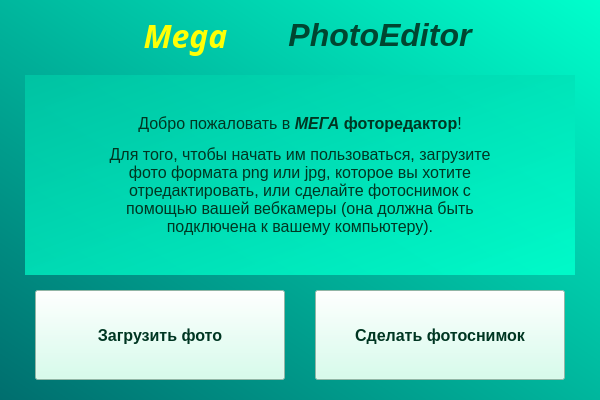
<?xml version="1.0" encoding="UTF-8"?>
<ui version="4.0">
 <class>MainWindow</class>
 <widget class="QMainWindow" name="MainWindow">
  <property name="geometry">
   <rect>
    <x>0</x>
    <y>0</y>
    <width>600</width>
    <height>400</height>
   </rect>
  </property>
  <property name="windowTitle">
   <string>Mega PhotoEditor</string>
  </property>
  <widget class="QWidget" name="centralwidget">
   <property name="styleSheet">
    <string notr="true">background-color: qlineargradient(spread:repeat, x1:0, y1:1, x2:1, y2:0, stop:0 rgba(0, 110, 110, 255), stop:1 rgba(0, 255, 204, 255))</string>
   </property>
   <widget class="QLabel" name="info_label">
    <property name="geometry">
     <rect>
      <x>25</x>
      <y>75</y>
      <width>550</width>
      <height>200</height>
     </rect>
    </property>
    <property name="sizePolicy">
     <sizepolicy hsizetype="Fixed" vsizetype="Fixed">
      <horstretch>0</horstretch>
      <verstretch>0</verstretch>
     </sizepolicy>
    </property>
    <property name="font">
     <font>
      <pointsize>13</pointsize>
     </font>
    </property>
    <property name="styleSheet">
     <string notr="true">color: rgb(0, 54, 34);
background-color: qlineargradient(spread:repeat, x1:0, y1:0, x2:1, y2:1, stop:0 rgba(0, 197, 164, 231), stop:0.975124 rgba(0, 255, 204, 226));</string>
    </property>
    <property name="text">
     <string>&lt;html&gt;&lt;head/&gt;&lt;body&gt;&lt;p align=&quot;center&quot;&gt;&lt;span style=&quot; font-size:12pt;&quot;&gt;Добро пожаловать в &lt;/span&gt;&lt;span style=&quot; font-size:12pt; font-weight:600; font-style:italic;&quot;&gt;МЕГА &lt;/span&gt;&lt;span style=&quot; font-size:12pt; font-weight:600;&quot;&gt;фоторедактор&lt;/span&gt;&lt;span style=&quot; font-size:12pt;&quot;&gt;!&lt;/span&gt;&lt;/p&gt;&lt;p align=&quot;center&quot;&gt;&lt;span style=&quot; font-size:12pt;&quot;&gt;Для того, чтобы начать им пользоваться, загрузите &lt;br/&gt;фото формата png или jpg, которое вы хотите &lt;br/&gt;отредактировать, или сделайте фотоснимок с &lt;br/&gt;помощью вашей вебкамеры (она должна быть&lt;br/&gt;подключена к вашему компьютеру).&lt;/span&gt;&lt;/p&gt;&lt;/body&gt;&lt;/html&gt;</string>
    </property>
   </widget>
   <widget class="QLabel" name="mega_label">
    <property name="geometry">
     <rect>
      <x>120</x>
      <y>10</y>
      <width>131</width>
      <height>50</height>
     </rect>
    </property>
    <property name="palette">
     <palette>
      <active>
       <colorrole role="WindowText">
        <brush brushstyle="SolidPattern">
         <color alpha="255">
          <red>255</red>
          <green>255</green>
          <blue>5</blue>
         </color>
        </brush>
       </colorrole>
       <colorrole role="Button">
        <brush brushstyle="LinearGradientPattern">
         <gradient startx="0.000000000000000" starty="0.000000000000000" endx="1.000000000000000" endy="0.096590900000000" type="LinearGradient" spread="PadSpread" coordinatemode="ObjectBoundingMode">
          <gradientstop position="0.000000000000000">
           <color alpha="0">
            <red>255</red>
            <green>255</green>
            <blue>255</blue>
           </color>
          </gradientstop>
          <gradientstop position="1.000000000000000">
           <color alpha="0">
            <red>255</red>
            <green>255</green>
            <blue>255</blue>
           </color>
          </gradientstop>
         </gradient>
        </brush>
       </colorrole>
       <colorrole role="Base">
        <brush brushstyle="LinearGradientPattern">
         <gradient startx="0.000000000000000" starty="0.000000000000000" endx="1.000000000000000" endy="0.096590900000000" type="LinearGradient" spread="PadSpread" coordinatemode="ObjectBoundingMode">
          <gradientstop position="0.000000000000000">
           <color alpha="0">
            <red>255</red>
            <green>255</green>
            <blue>255</blue>
           </color>
          </gradientstop>
          <gradientstop position="1.000000000000000">
           <color alpha="0">
            <red>255</red>
            <green>255</green>
            <blue>255</blue>
           </color>
          </gradientstop>
         </gradient>
        </brush>
       </colorrole>
       <colorrole role="Window">
        <brush brushstyle="LinearGradientPattern">
         <gradient startx="0.000000000000000" starty="0.000000000000000" endx="1.000000000000000" endy="0.096590900000000" type="LinearGradient" spread="PadSpread" coordinatemode="ObjectBoundingMode">
          <gradientstop position="0.000000000000000">
           <color alpha="0">
            <red>255</red>
            <green>255</green>
            <blue>255</blue>
           </color>
          </gradientstop>
          <gradientstop position="1.000000000000000">
           <color alpha="0">
            <red>255</red>
            <green>255</green>
            <blue>255</blue>
           </color>
          </gradientstop>
         </gradient>
        </brush>
       </colorrole>
      </active>
      <inactive>
       <colorrole role="WindowText">
        <brush brushstyle="SolidPattern">
         <color alpha="255">
          <red>255</red>
          <green>255</green>
          <blue>5</blue>
         </color>
        </brush>
       </colorrole>
       <colorrole role="Button">
        <brush brushstyle="LinearGradientPattern">
         <gradient startx="0.000000000000000" starty="0.000000000000000" endx="1.000000000000000" endy="0.096590900000000" type="LinearGradient" spread="PadSpread" coordinatemode="ObjectBoundingMode">
          <gradientstop position="0.000000000000000">
           <color alpha="0">
            <red>255</red>
            <green>255</green>
            <blue>255</blue>
           </color>
          </gradientstop>
          <gradientstop position="1.000000000000000">
           <color alpha="0">
            <red>255</red>
            <green>255</green>
            <blue>255</blue>
           </color>
          </gradientstop>
         </gradient>
        </brush>
       </colorrole>
       <colorrole role="Base">
        <brush brushstyle="LinearGradientPattern">
         <gradient startx="0.000000000000000" starty="0.000000000000000" endx="1.000000000000000" endy="0.096590900000000" type="LinearGradient" spread="PadSpread" coordinatemode="ObjectBoundingMode">
          <gradientstop position="0.000000000000000">
           <color alpha="0">
            <red>255</red>
            <green>255</green>
            <blue>255</blue>
           </color>
          </gradientstop>
          <gradientstop position="1.000000000000000">
           <color alpha="0">
            <red>255</red>
            <green>255</green>
            <blue>255</blue>
           </color>
          </gradientstop>
         </gradient>
        </brush>
       </colorrole>
       <colorrole role="Window">
        <brush brushstyle="LinearGradientPattern">
         <gradient startx="0.000000000000000" starty="0.000000000000000" endx="1.000000000000000" endy="0.096590900000000" type="LinearGradient" spread="PadSpread" coordinatemode="ObjectBoundingMode">
          <gradientstop position="0.000000000000000">
           <color alpha="0">
            <red>255</red>
            <green>255</green>
            <blue>255</blue>
           </color>
          </gradientstop>
          <gradientstop position="1.000000000000000">
           <color alpha="0">
            <red>255</red>
            <green>255</green>
            <blue>255</blue>
           </color>
          </gradientstop>
         </gradient>
        </brush>
       </colorrole>
      </inactive>
      <disabled>
       <colorrole role="WindowText">
        <brush brushstyle="SolidPattern">
         <color alpha="255">
          <red>120</red>
          <green>120</green>
          <blue>120</blue>
         </color>
        </brush>
       </colorrole>
       <colorrole role="Button">
        <brush brushstyle="LinearGradientPattern">
         <gradient startx="0.000000000000000" starty="0.000000000000000" endx="1.000000000000000" endy="0.096590900000000" type="LinearGradient" spread="PadSpread" coordinatemode="ObjectBoundingMode">
          <gradientstop position="0.000000000000000">
           <color alpha="0">
            <red>255</red>
            <green>255</green>
            <blue>255</blue>
           </color>
          </gradientstop>
          <gradientstop position="1.000000000000000">
           <color alpha="0">
            <red>255</red>
            <green>255</green>
            <blue>255</blue>
           </color>
          </gradientstop>
         </gradient>
        </brush>
       </colorrole>
       <colorrole role="Base">
        <brush brushstyle="LinearGradientPattern">
         <gradient startx="0.000000000000000" starty="0.000000000000000" endx="1.000000000000000" endy="0.096590900000000" type="LinearGradient" spread="PadSpread" coordinatemode="ObjectBoundingMode">
          <gradientstop position="0.000000000000000">
           <color alpha="0">
            <red>255</red>
            <green>255</green>
            <blue>255</blue>
           </color>
          </gradientstop>
          <gradientstop position="1.000000000000000">
           <color alpha="0">
            <red>255</red>
            <green>255</green>
            <blue>255</blue>
           </color>
          </gradientstop>
         </gradient>
        </brush>
       </colorrole>
       <colorrole role="Window">
        <brush brushstyle="LinearGradientPattern">
         <gradient startx="0.000000000000000" starty="0.000000000000000" endx="1.000000000000000" endy="0.096590900000000" type="LinearGradient" spread="PadSpread" coordinatemode="ObjectBoundingMode">
          <gradientstop position="0.000000000000000">
           <color alpha="0">
            <red>255</red>
            <green>255</green>
            <blue>255</blue>
           </color>
          </gradientstop>
          <gradientstop position="1.000000000000000">
           <color alpha="0">
            <red>255</red>
            <green>255</green>
            <blue>255</blue>
           </color>
          </gradientstop>
         </gradient>
        </brush>
       </colorrole>
      </disabled>
     </palette>
    </property>
    <property name="font">
     <font>
      <family>Century Gothic</family>
      <pointsize>24</pointsize>
      <weight>75</weight>
      <italic>true</italic>
      <bold>true</bold>
     </font>
    </property>
    <property name="styleSheet">
     <string notr="true">background-color: qlineargradient(spread:pad, x1:0, y1:0, x2:1, y2:0.0965909, stop:0 rgba(255, 255, 255, 0), stop:1 rgba(255, 255, 255, 0))</string>
    </property>
    <property name="text">
     <string>Mega</string>
    </property>
    <property name="alignment">
     <set>Qt::AlignCenter</set>
    </property>
    <property name="margin">
     <number>1</number>
    </property>
   </widget>
   <widget class="QLabel" name="photoeditor_label">
    <property name="geometry">
     <rect>
      <x>230</x>
      <y>10</y>
      <width>300</width>
      <height>50</height>
     </rect>
    </property>
    <property name="palette">
     <palette>
      <active>
       <colorrole role="WindowText">
        <brush brushstyle="SolidPattern">
         <color alpha="255">
          <red>0</red>
          <green>70</green>
          <blue>49</blue>
         </color>
        </brush>
       </colorrole>
       <colorrole role="Button">
        <brush brushstyle="LinearGradientPattern">
         <gradient startx="0.000000000000000" starty="0.000000000000000" endx="1.000000000000000" endy="0.000000000000000" type="LinearGradient" spread="PadSpread" coordinatemode="ObjectBoundingMode">
          <gradientstop position="0.000000000000000">
           <color alpha="0">
            <red>0</red>
            <green>0</green>
            <blue>0</blue>
           </color>
          </gradientstop>
          <gradientstop position="1.000000000000000">
           <color alpha="0">
            <red>255</red>
            <green>255</green>
            <blue>255</blue>
           </color>
          </gradientstop>
         </gradient>
        </brush>
       </colorrole>
       <colorrole role="Base">
        <brush brushstyle="LinearGradientPattern">
         <gradient startx="0.000000000000000" starty="0.000000000000000" endx="1.000000000000000" endy="0.000000000000000" type="LinearGradient" spread="PadSpread" coordinatemode="ObjectBoundingMode">
          <gradientstop position="0.000000000000000">
           <color alpha="0">
            <red>0</red>
            <green>0</green>
            <blue>0</blue>
           </color>
          </gradientstop>
          <gradientstop position="1.000000000000000">
           <color alpha="0">
            <red>255</red>
            <green>255</green>
            <blue>255</blue>
           </color>
          </gradientstop>
         </gradient>
        </brush>
       </colorrole>
       <colorrole role="Window">
        <brush brushstyle="LinearGradientPattern">
         <gradient startx="0.000000000000000" starty="0.000000000000000" endx="1.000000000000000" endy="0.000000000000000" type="LinearGradient" spread="PadSpread" coordinatemode="ObjectBoundingMode">
          <gradientstop position="0.000000000000000">
           <color alpha="0">
            <red>0</red>
            <green>0</green>
            <blue>0</blue>
           </color>
          </gradientstop>
          <gradientstop position="1.000000000000000">
           <color alpha="0">
            <red>255</red>
            <green>255</green>
            <blue>255</blue>
           </color>
          </gradientstop>
         </gradient>
        </brush>
       </colorrole>
      </active>
      <inactive>
       <colorrole role="WindowText">
        <brush brushstyle="SolidPattern">
         <color alpha="255">
          <red>0</red>
          <green>70</green>
          <blue>49</blue>
         </color>
        </brush>
       </colorrole>
       <colorrole role="Button">
        <brush brushstyle="LinearGradientPattern">
         <gradient startx="0.000000000000000" starty="0.000000000000000" endx="1.000000000000000" endy="0.000000000000000" type="LinearGradient" spread="PadSpread" coordinatemode="ObjectBoundingMode">
          <gradientstop position="0.000000000000000">
           <color alpha="0">
            <red>0</red>
            <green>0</green>
            <blue>0</blue>
           </color>
          </gradientstop>
          <gradientstop position="1.000000000000000">
           <color alpha="0">
            <red>255</red>
            <green>255</green>
            <blue>255</blue>
           </color>
          </gradientstop>
         </gradient>
        </brush>
       </colorrole>
       <colorrole role="Base">
        <brush brushstyle="LinearGradientPattern">
         <gradient startx="0.000000000000000" starty="0.000000000000000" endx="1.000000000000000" endy="0.000000000000000" type="LinearGradient" spread="PadSpread" coordinatemode="ObjectBoundingMode">
          <gradientstop position="0.000000000000000">
           <color alpha="0">
            <red>0</red>
            <green>0</green>
            <blue>0</blue>
           </color>
          </gradientstop>
          <gradientstop position="1.000000000000000">
           <color alpha="0">
            <red>255</red>
            <green>255</green>
            <blue>255</blue>
           </color>
          </gradientstop>
         </gradient>
        </brush>
       </colorrole>
       <colorrole role="Window">
        <brush brushstyle="LinearGradientPattern">
         <gradient startx="0.000000000000000" starty="0.000000000000000" endx="1.000000000000000" endy="0.000000000000000" type="LinearGradient" spread="PadSpread" coordinatemode="ObjectBoundingMode">
          <gradientstop position="0.000000000000000">
           <color alpha="0">
            <red>0</red>
            <green>0</green>
            <blue>0</blue>
           </color>
          </gradientstop>
          <gradientstop position="1.000000000000000">
           <color alpha="0">
            <red>255</red>
            <green>255</green>
            <blue>255</blue>
           </color>
          </gradientstop>
         </gradient>
        </brush>
       </colorrole>
      </inactive>
      <disabled>
       <colorrole role="WindowText">
        <brush brushstyle="SolidPattern">
         <color alpha="255">
          <red>120</red>
          <green>120</green>
          <blue>120</blue>
         </color>
        </brush>
       </colorrole>
       <colorrole role="Button">
        <brush brushstyle="LinearGradientPattern">
         <gradient startx="0.000000000000000" starty="0.000000000000000" endx="1.000000000000000" endy="0.000000000000000" type="LinearGradient" spread="PadSpread" coordinatemode="ObjectBoundingMode">
          <gradientstop position="0.000000000000000">
           <color alpha="0">
            <red>0</red>
            <green>0</green>
            <blue>0</blue>
           </color>
          </gradientstop>
          <gradientstop position="1.000000000000000">
           <color alpha="0">
            <red>255</red>
            <green>255</green>
            <blue>255</blue>
           </color>
          </gradientstop>
         </gradient>
        </brush>
       </colorrole>
       <colorrole role="Base">
        <brush brushstyle="LinearGradientPattern">
         <gradient startx="0.000000000000000" starty="0.000000000000000" endx="1.000000000000000" endy="0.000000000000000" type="LinearGradient" spread="PadSpread" coordinatemode="ObjectBoundingMode">
          <gradientstop position="0.000000000000000">
           <color alpha="0">
            <red>0</red>
            <green>0</green>
            <blue>0</blue>
           </color>
          </gradientstop>
          <gradientstop position="1.000000000000000">
           <color alpha="0">
            <red>255</red>
            <green>255</green>
            <blue>255</blue>
           </color>
          </gradientstop>
         </gradient>
        </brush>
       </colorrole>
       <colorrole role="Window">
        <brush brushstyle="LinearGradientPattern">
         <gradient startx="0.000000000000000" starty="0.000000000000000" endx="1.000000000000000" endy="0.000000000000000" type="LinearGradient" spread="PadSpread" coordinatemode="ObjectBoundingMode">
          <gradientstop position="0.000000000000000">
           <color alpha="0">
            <red>0</red>
            <green>0</green>
            <blue>0</blue>
           </color>
          </gradientstop>
          <gradientstop position="1.000000000000000">
           <color alpha="0">
            <red>255</red>
            <green>255</green>
            <blue>255</blue>
           </color>
          </gradientstop>
         </gradient>
        </brush>
       </colorrole>
      </disabled>
     </palette>
    </property>
    <property name="font">
     <font>
      <pointsize>24</pointsize>
      <weight>75</weight>
      <italic>true</italic>
      <bold>true</bold>
     </font>
    </property>
    <property name="styleSheet">
     <string notr="true">background-color: qlineargradient(spread:pad, x1:0, y1:0, x2:1, y2:0, stop:0 rgba(0, 0, 0, 0), stop:1 rgba(255, 255, 255, 0))</string>
    </property>
    <property name="text">
     <string>PhotoEditor</string>
    </property>
    <property name="alignment">
     <set>Qt::AlignCenter</set>
    </property>
   </widget>
   <widget class="QPushButton" name="load_photo_btn">
    <property name="geometry">
     <rect>
      <x>35</x>
      <y>290</y>
      <width>250</width>
      <height>90</height>
     </rect>
    </property>
    <property name="font">
     <font>
      <pointsize>12</pointsize>
      <weight>75</weight>
      <bold>true</bold>
     </font>
    </property>
    <property name="styleSheet">
     <string notr="true">color: rgb(0, 54, 34);
background-color: rgb(204, 255, 233);</string>
    </property>
    <property name="text">
     <string>Загрузить фото</string>
    </property>
   </widget>
   <widget class="QPushButton" name="take_photo_btn">
    <property name="geometry">
     <rect>
      <x>315</x>
      <y>290</y>
      <width>250</width>
      <height>90</height>
     </rect>
    </property>
    <property name="font">
     <font>
      <pointsize>12</pointsize>
      <weight>75</weight>
      <bold>true</bold>
     </font>
    </property>
    <property name="styleSheet">
     <string notr="true">color: rgb(0, 54, 34);
background-color: rgb(204, 255, 233);</string>
    </property>
    <property name="text">
     <string>Сделать фотоснимок</string>
    </property>
   </widget>
  </widget>
 </widget>
 <resources/>
 <connections/>
</ui>
